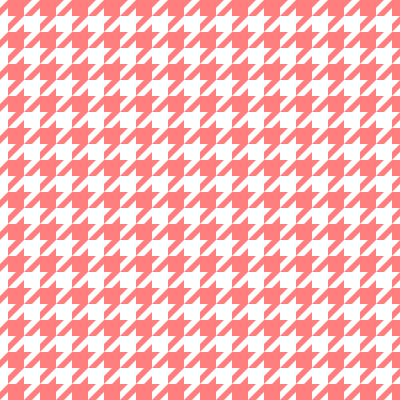
Frame 1 (no input)
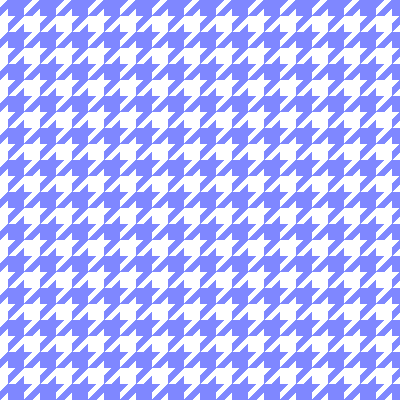
Frame 60 (the mouse pressed at the canvas centre just before this capture)
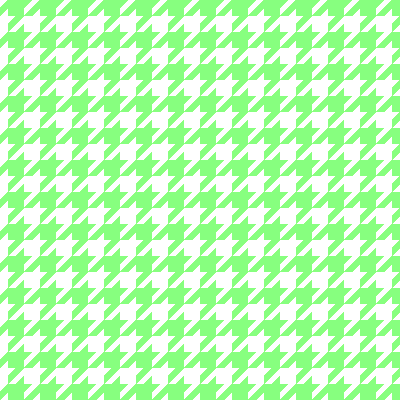
Frame 120 (the mouse held since frame 60 and released just before this capture)

The Processing sketch that drew these frames (run headless with seeded random() and noise(); from frame 60 on, the mouse is pressed at the canvas centre):

// Processing sketch: processing_143353
// ── processing_143353.pde

int SIZE = 8;
 
int hue = 0;
 
 
void setup() {
  size(400, 400);
  colorMode(HSB, 360, 100, 100);
  background(360);
  noStroke();
}
 
void draw() {
  //background(360);//not need
  //noStroke();//not need

  fill(hue, 50, 100);
 
  for (int i = 0; i < width/SIZE*4;i++) {
    for (int j = 0; j < height/SIZE*4;j++) {
      hounds_tooth(i*SIZE*4-SIZE, SIZE*4*j+SIZE*2);
    }
  }
 
  hue += 4;
  hue %= 360;
}
 
void hounds_tooth(int x, int y) {
  pushMatrix();
  translate(x, y);
 
  beginShape();
  vertex(0, 0);
  vertex(SIZE*2, -SIZE*2);
  vertex(SIZE*3, -SIZE*2);
  vertex(SIZE*4, -SIZE*3);
  vertex(SIZE*4, -SIZE*2);
  vertex(SIZE*5, -SIZE*2);
  vertex(SIZE*4, -SIZE);
  vertex(SIZE*4, 0);
  vertex(SIZE*2, SIZE*2);
  vertex(SIZE*2, SIZE);
  vertex(SIZE*3, 0);
  vertex(SIZE*2, 0);
  vertex(SIZE*2, -SIZE);
  vertex(SIZE, 0);
  endShape();
 
  popMatrix();
}
